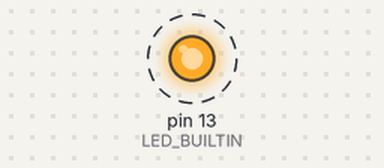
A sketch run on a simulated Arduino Uno, built with avr-gcc and run on an emulated ATmega328P. Shown: output pins drawn as LEDs (lit = HIGH). Dashed ring = blinking.

Above: at 0.1 s.
Timing chart, 0 to 3.0 s (numbered marks = the images above):
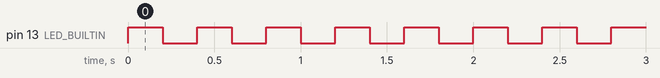

Measured:
- by itself, pin 13 (LED_BUILTIN): alternates HIGH for 0.20 s and LOW for 0.20 s

The sketch:

sketch_apr5b.ino
```cpp
void setup() {
  // put your setup code here, to run once:
  pinMode(LED_BUILTIN, OUTPUT);
}

void loop() {
  // put your main code here, to run repeatedly:
  // forward();
  digitalWrite(LED_BUILTIN, HIGH);
  delay(200);
  digitalWrite(LED_BUILTIN, LOW);
  delay(200);
}

void forward() {
  // digitalWrite(motorLUp, HIGH);
  // digitalWrite(motorLDown, LOW);
  // digitalWrite(motorRUp, HIGH);
  // digitalWrite(motorRDown, LOW);
}
```
